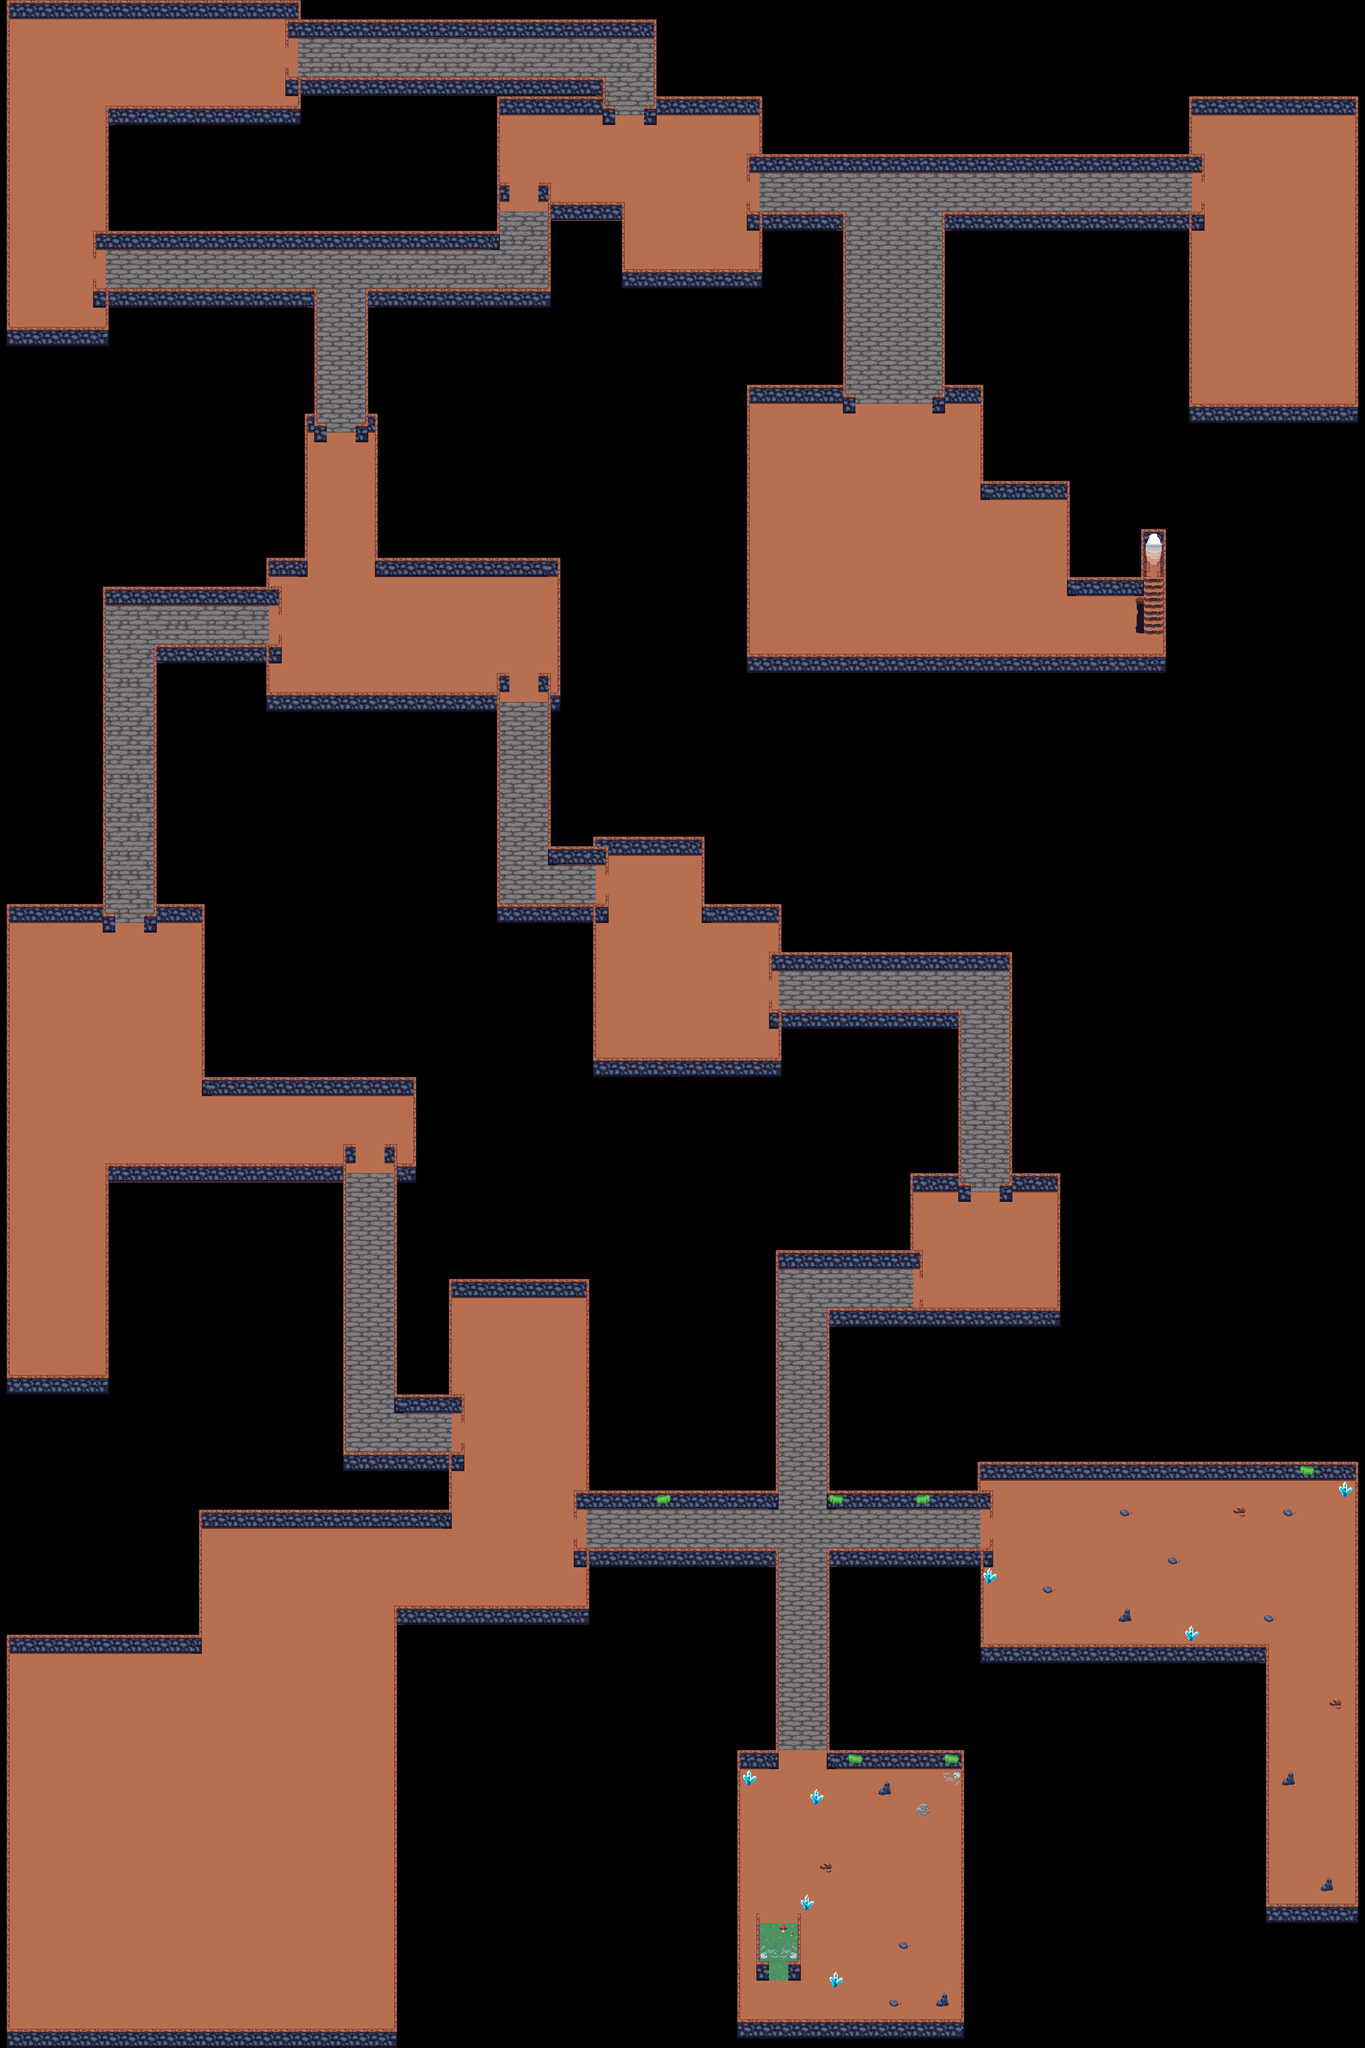

Below is a game level as drawn by its tile map, then a one-line description and the .tmx that defines it (tile-layer data replaced by summaries):
An orthogonal 142x213 tile map with 16x16 px tiles, 6 tile layers (floor, walls, walls2, safe zones, ...), 2 tilesets and 230 objects (177x collision, 19x safe_zone, 15x enemy A, 5x enemy B, mettre un coffre ici, ...).

<map version="1.10" tiledversion="1.10.2" orientation="orthogonal" renderorder="right-down" width="142" height="213" tilewidth="16" tileheight="16" infinite="0" nextlayerid="16" nextobjectid="350">
 <tileset firstgid="1" source="donjon.tsx" />
 <tileset firstgid="257" source="nature.tsx" />
 <group id="12" name="tuiles">
  <layer id="1" name="floor" width="142" height="213">
   <data>[30246 cells, 10451 non-empty, 48 distinct tile ids]</data>
  </layer>
  <layer id="2" name="walls" width="142" height="213">
   <data>[30246 cells, 2706 non-empty, 41 distinct tile ids]</data>
  </layer>
  <layer id="8" name="walls2" width="142" height="213">
   <data>[30246 cells, 784 non-empty, 35 distinct tile ids]</data>
  </layer>
  <layer id="4" name="safe zones" width="142" height="213">
   <data>[30246 cells, 38 non-empty, 36 distinct tile ids]</data>
  </layer>
  <layer id="5" name="décorations" width="142" height="213">
   <data>[30246 cells, 161 non-empty, 36 distinct tile ids]</data>
  </layer>
  <layer id="6" name="exit" width="142" height="213">
   <data>[30246 cells, 8 non-empty, 8 distinct tile ids]</data>
  </layer>
 </group>
 <group id="11" name="objets">
  <objectgroup id="15" name="idées">
   <object id="340" name="mettre un coffre ici" x="2203.33" y="3100">
    <point />
   </object>
  </objectgroup>
  <objectgroup id="14" name="name_zone">
   <object id="315" name="zone 1" x="1936" y="2581">
    <point />
   </object>
   <object id="316" name="zone 2" x="498.667" y="2732">
    <point />
   </object>
   <object id="317" name="zone bonus 1" x="1646" y="2058">
    <point />
   </object>
   <object id="318" name="zone 3" x="196" y="1776">
    <point />
   </object>
   <object id="319" name="zone 0" x="1424" y="3290">
    <point />
   </object>
   <object id="320" name="zone 4" x="1126" y="1630">
    <point />
   </object>
   <object id="321" name="zone 5" x="634" y="1074">
    <point />
   </object>
   <object id="322" name="zone 6, boss" x="1468" y="858">
    <point />
   </object>
   <object id="323" name="zone 7" x="92" y="150">
    <point />
   </object>
   <object id="324" name="zone 8" x="1098" y="290">
    <point />
   </object>
   <object id="325" name="zone 9" x="2138" y="418">
    <point />
   </object>
  </objectgroup>
  <objectgroup id="3" name="collisions">
   <object id="7" type="collision" x="1229" y="3357.67" width="368" height="31.5" />
   <object id="8" type="collision" x="1211.33" y="2920.67" width="20.6667" height="479.333" />
   <object id="9" type="collision" x="1216" y="2912" width="79.8182" height="34.8333" />
   <object id="10" type="collision" x="1600" y="2912" width="16" height="497.333" />
   <object id="13" type="collision" x="1328" y="3184" width="8" height="111.5" />
   <object id="14" type="collision" x="1255.5" y="3184" width="8.5" height="112.5" />
   <object id="32" type="collision" x="1258.75" y="3263.75" width="21.75" height="33.125" />
   <object id="33" type="collision" x="1312" y="3264" width="21.375" height="32.5" />
   <object id="39" type="collision" x="1376.34" y="2912.58" width="236.401" height="34.8333" />
   <object id="43" type="collision" x="1280" y="2577" width="16" height="335" />
   <object id="44" type="collision" x="1376.13" y="2576.67" width="15.875" height="337.333" />
   <object id="65" type="collision" x="1376" y="2576" width="276.667" height="33.9167" />
   <object id="66" type="collision" x="1376" y="2480" width="276.667" height="33.9167" />
   <object id="67" type="collision" x="1648" y="2512" width="5.27273" height="17.1818" />
   <object id="68" type="collision" x="1648" y="2559.94" width="4.9375" height="16.0625" />
   <object id="69" type="collision" x="1632" y="2608" width="4.875" height="159.875" />
   <object id="70" type="collision" x="1632" y="2735.75" width="479.75" height="32.25" />
   <object id="72" type="collision" x="2106.94" y="2768" width="5.0625" height="432.063" />
   <object id="73" type="collision" x="2112" y="3168" width="158.75" height="32" />
   <object id="74" type="collision" x="2256" y="2436" width="12.6667" height="764" />
   <object id="75" type="collision" x="1627.33" y="2432" width="644.667" height="33.6667" />
   <object id="76" type="collision" x="1625.67" y="2432" width="6.33333" height="51" />
   <object id="89" type="collision" x="960" y="2576" width="336" height="33.4773" />
   <object id="105" type="collision" x="955.125" y="2560" width="4.875" height="49.375" />
   <object id="108" type="collision" x="976" y="2608" width="10.9091" height="99.8182" />
   <object id="109" type="collision" x="656" y="2672" width="368" height="48" />
   <object id="110" type="collision" x="656" y="2672" width="34.6667" height="750.667" />
   <object id="112" type="collision" x="16" y="3376" width="688" height="48" />
   <object id="116" type="collision" x="0" y="2704" width="16" height="704" />
   <object id="117" type="collision" x="16" y="2720" width="320" height="36.9697" />
   <object id="119" type="collision" x="323.667" y="2508.67" width="12.3333" height="211.333" />
   <object id="120" type="collision" x="336" y="2512" width="416" height="35" />
   <object id="122" type="collision" x="741.25" y="2448" width="10.75" height="64" />
   <object id="123" type="collision" x="752" y="2416" width="21.25" height="33.5" />
   <object id="124" type="collision" x="768" y="2400" width="5.125" height="18.5" />
   <object id="125" type="collision" x="768" y="2320" width="5.1875" height="49.125" />
   <object id="128" type="collision" x="656" y="2320" width="112" height="33.625" />
   <object id="129" type="collision" x="742.25" y="2125.75" width="9.75" height="194.25" />
   <object id="130" type="collision" x="752.333" y="2128.67" width="230.667" height="34" />
   <object id="131" type="collision" x="976" y="2118.67" width="11.3333" height="361.333" />
   <object id="132" type="collision" x="954.75" y="2480.13" width="5.25" height="49.375" />
   <object id="133" type="collision" x="1376" y="2176" width="388" height="37.3333" />
   <object id="134" type="collision" x="1296" y="2080" width="234.667" height="36" />
   <object id="135" type="collision" x="1530.67" y="2080" width="5.33333" height="51" />
   <object id="136" type="collision" x="1530.94" y="2160.06" width="5.0625" height="15.9375" />
   <object id="137" type="collision" x="1512" y="1951.5" width="8" height="128.5" />
   <object id="138" type="collision" x="1520" y="1952" width="75.25" height="34.5" />
   <object id="141" type="collision" x="1594.5" y="1967.75" width="21.75" height="35" />
   <object id="143" type="collision" x="1664" y="1968" width="21.5" height="35" />
   <object id="144" type="collision" x="1680" y="1952" width="80" height="34" />
   <object id="145" type="collision" x="1760" y="1952" width="15" height="244.667" />
   <object id="146" type="collision" x="1591.67" y="1680" width="8.33333" height="285.333" />
   <object id="150" type="collision" x="1680" y="1581.5" width="6.75" height="370.5" />
   <object id="151" type="collision" x="1284.36" y="1584" width="395.636" height="34.1818" />
   <object id="152" type="collision" x="1296.33" y="1680" width="303.667" height="33.6667" />
   <object id="153" type="collision" x="1280" y="1664" width="4.875" height="50.75" />
   <object id="154" type="collision" x="1280" y="1680" width="16.625" height="34.75" />
   <object id="155" type="collision" x="1280" y="1584" width="4.625" height="49.625" />
   <object id="156" type="collision" x="1296" y="1680" width="7.09091" height="114.636" />
   <object id="157" type="collision" x="992" y="1760" width="311" height="35" />
   </objectgroup>
  <objectgroup id="10" name="téléporteur">
   <!-- 41 objects omitted --></objectgroup>
  <objectgroup id="9" name="safe_zones">
   <!-- 39 objects omitted --></objectgroup>
  <objectgroup id="7" name="enemys_spawn">
   <!-- 20 objects omitted --></objectgroup>
 </group>
</map>
<!-- 158 of 230 objects omitted -->
